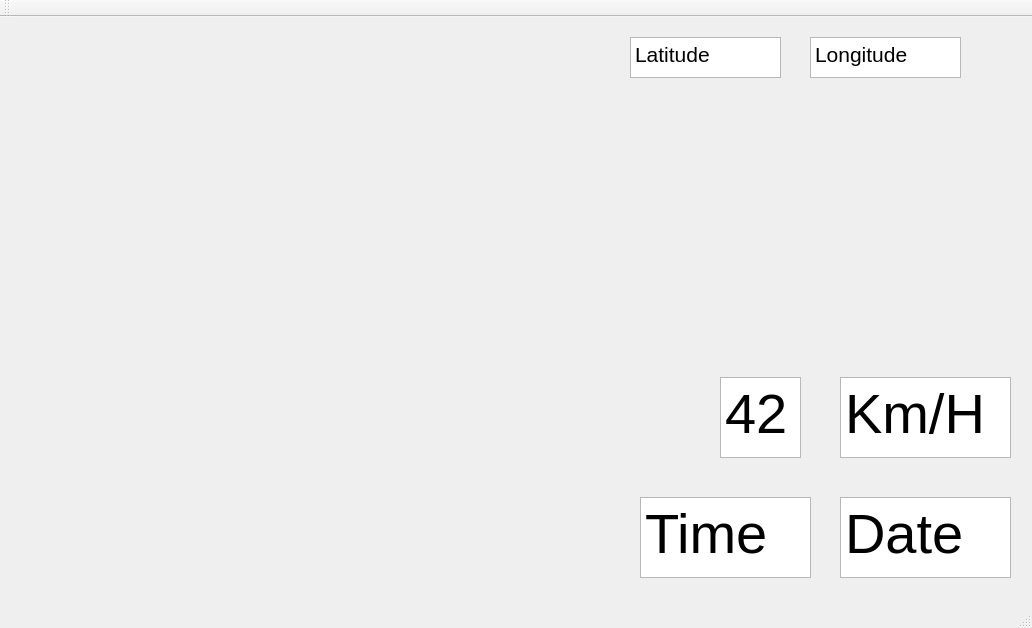
<?xml version="1.0" encoding="UTF-8"?>
<ui version="4.0">
 <class>MainWindow</class>
 <widget class="QMainWindow" name="MainWindow">
  <property name="geometry">
   <rect>
    <x>0</x>
    <y>0</y>
    <width>1032</width>
    <height>628</height>
   </rect>
  </property>
  <property name="windowTitle">
   <string>MainWindow</string>
  </property>
  <widget class="QWidget" name="centralWidget">
   <widget class="QLabel" name="background">
    <property name="geometry">
     <rect>
      <x>0</x>
      <y>0</y>
      <width>1031</width>
      <height>591</height>
     </rect>
    </property>
    <property name="autoFillBackground">
     <bool>false</bool>
    </property>
    <property name="text">
     <string/>
    </property>
    <property name="pixmap">
     <pixmap>index.jpeg</pixmap>
    </property>
    <property name="scaledContents">
     <bool>true</bool>
    </property>
   </widget>
   <widget class="QLabel" name="ir_camera">
    <property name="geometry">
     <rect>
      <x>0</x>
      <y>0</y>
      <width>291</width>
      <height>191</height>
     </rect>
    </property>
    <property name="text">
     <string/>
    </property>
    <property name="pixmap">
     <pixmap>4.png</pixmap>
    </property>
    <property name="scaledContents">
     <bool>true</bool>
    </property>
   </widget>
   <widget class="QLabel" name="rgb_camera">
    <property name="geometry">
     <rect>
      <x>300</x>
      <y>0</y>
      <width>291</width>
      <height>191</height>
     </rect>
    </property>
    <property name="text">
     <string/>
    </property>
    <property name="pixmap">
     <pixmap>3.png</pixmap>
    </property>
    <property name="scaledContents">
     <bool>true</bool>
    </property>
   </widget>
   <widget class="QLabel" name="camera_bacground">
    <property name="geometry">
     <rect>
      <x>0</x>
      <y>0</y>
      <width>601</width>
      <height>201</height>
     </rect>
    </property>
    <property name="text">
     <string/>
    </property>
    <property name="pixmap">
     <pixmap>abu-abu.jpg</pixmap>
    </property>
    <property name="scaledContents">
     <bool>false</bool>
    </property>
   </widget>
   <widget class="QLabel" name="label_2">
    <property name="geometry">
     <rect>
      <x>540</x>
      <y>540</y>
      <width>31</width>
      <height>21</height>
     </rect>
    </property>
    <property name="text">
     <string/>
    </property>
    <property name="pixmap">
     <pixmap>hijau.jpg</pixmap>
    </property>
   </widget>
   <widget class="QLabel" name="label_3">
    <property name="geometry">
     <rect>
      <x>550</x>
      <y>520</y>
      <width>31</width>
      <height>21</height>
     </rect>
    </property>
    <property name="text">
     <string/>
    </property>
    <property name="pixmap">
     <pixmap>hijau.jpg</pixmap>
    </property>
   </widget>
   <widget class="QLabel" name="label_4">
    <property name="geometry">
     <rect>
      <x>560</x>
      <y>500</y>
      <width>31</width>
      <height>21</height>
     </rect>
    </property>
    <property name="text">
     <string/>
    </property>
    <property name="pixmap">
     <pixmap>hijau.jpg</pixmap>
    </property>
   </widget>
   <widget class="QLabel" name="label_5">
    <property name="geometry">
     <rect>
      <x>570</x>
      <y>480</y>
      <width>31</width>
      <height>21</height>
     </rect>
    </property>
    <property name="text">
     <string/>
    </property>
    <property name="pixmap">
     <pixmap>hijau muda.png</pixmap>
    </property>
   </widget>
   <widget class="QLabel" name="label_6">
    <property name="geometry">
     <rect>
      <x>580</x>
      <y>460</y>
      <width>31</width>
      <height>21</height>
     </rect>
    </property>
    <property name="text">
     <string/>
    </property>
    <property name="pixmap">
     <pixmap>hijau muda.png</pixmap>
    </property>
   </widget>
   <widget class="QLabel" name="label_7">
    <property name="geometry">
     <rect>
      <x>590</x>
      <y>440</y>
      <width>31</width>
      <height>21</height>
     </rect>
    </property>
    <property name="text">
     <string/>
    </property>
    <property name="pixmap">
     <pixmap>hijau muda.png</pixmap>
    </property>
   </widget>
   <widget class="QLabel" name="label_8">
    <property name="geometry">
     <rect>
      <x>610</x>
      <y>420</y>
      <width>31</width>
      <height>21</height>
     </rect>
    </property>
    <property name="text">
     <string/>
    </property>
    <property name="pixmap">
     <pixmap>hijau muda.png</pixmap>
    </property>
   </widget>
   <widget class="QLabel" name="label_9">
    <property name="geometry">
     <rect>
      <x>620</x>
      <y>400</y>
      <width>31</width>
      <height>21</height>
     </rect>
    </property>
    <property name="text">
     <string/>
    </property>
    <property name="pixmap">
     <pixmap>kuning muda.png</pixmap>
    </property>
   </widget>
   <widget class="QLabel" name="label_10">
    <property name="geometry">
     <rect>
      <x>630</x>
      <y>380</y>
      <width>31</width>
      <height>21</height>
     </rect>
    </property>
    <property name="text">
     <string/>
    </property>
    <property name="pixmap">
     <pixmap>kuning muda.png</pixmap>
    </property>
   </widget>
   <widget class="QLabel" name="label_11">
    <property name="geometry">
     <rect>
      <x>640</x>
      <y>360</y>
      <width>31</width>
      <height>21</height>
     </rect>
    </property>
    <property name="text">
     <string/>
    </property>
    <property name="pixmap">
     <pixmap>kuning muda.png</pixmap>
    </property>
   </widget>
   <widget class="QLabel" name="label_12">
    <property name="geometry">
     <rect>
      <x>660</x>
      <y>340</y>
      <width>31</width>
      <height>21</height>
     </rect>
    </property>
    <property name="text">
     <string/>
    </property>
    <property name="pixmap">
     <pixmap>kuning muda.png</pixmap>
    </property>
   </widget>
   <widget class="QLabel" name="label_13">
    <property name="geometry">
     <rect>
      <x>680</x>
      <y>320</y>
      <width>31</width>
      <height>21</height>
     </rect>
    </property>
    <property name="text">
     <string/>
    </property>
    <property name="pixmap">
     <pixmap>kuning.jpg</pixmap>
    </property>
   </widget>
   <widget class="QLabel" name="label_14">
    <property name="geometry">
     <rect>
      <x>710</x>
      <y>310</y>
      <width>31</width>
      <height>21</height>
     </rect>
    </property>
    <property name="text">
     <string/>
    </property>
    <property name="pixmap">
     <pixmap>kuning.jpg</pixmap>
    </property>
   </widget>
   <widget class="QLabel" name="label_15">
    <property name="geometry">
     <rect>
      <x>740</x>
      <y>300</y>
      <width>31</width>
      <height>21</height>
     </rect>
    </property>
    <property name="text">
     <string/>
    </property>
    <property name="pixmap">
     <pixmap>kuning.jpg</pixmap>
    </property>
   </widget>
   <widget class="QLabel" name="label_16">
    <property name="geometry">
     <rect>
      <x>770</x>
      <y>290</y>
      <width>31</width>
      <height>21</height>
     </rect>
    </property>
    <property name="text">
     <string/>
    </property>
    <property name="pixmap">
     <pixmap>orange muda.png</pixmap>
    </property>
   </widget>
   <widget class="QLabel" name="label_17">
    <property name="geometry">
     <rect>
      <x>800</x>
      <y>280</y>
      <width>31</width>
      <height>21</height>
     </rect>
    </property>
    <property name="text">
     <string/>
    </property>
    <property name="pixmap">
     <pixmap>orange muda.png</pixmap>
    </property>
   </widget>
   <widget class="QLabel" name="label_18">
    <property name="geometry">
     <rect>
      <x>830</x>
      <y>280</y>
      <width>31</width>
      <height>21</height>
     </rect>
    </property>
    <property name="text">
     <string/>
    </property>
    <property name="pixmap">
     <pixmap>orange.png</pixmap>
    </property>
   </widget>
   <widget class="QLabel" name="label_19">
    <property name="geometry">
     <rect>
      <x>860</x>
      <y>280</y>
      <width>31</width>
      <height>21</height>
     </rect>
    </property>
    <property name="text">
     <string/>
    </property>
    <property name="pixmap">
     <pixmap>orange.png</pixmap>
    </property>
   </widget>
   <widget class="QLabel" name="label_20">
    <property name="geometry">
     <rect>
      <x>890</x>
      <y>280</y>
      <width>31</width>
      <height>21</height>
     </rect>
    </property>
    <property name="text">
     <string/>
    </property>
    <property name="pixmap">
     <pixmap>merahmuda.jpg</pixmap>
    </property>
   </widget>
   <widget class="QLabel" name="label_21">
    <property name="geometry">
     <rect>
      <x>920</x>
      <y>280</y>
      <width>31</width>
      <height>21</height>
     </rect>
    </property>
    <property name="text">
     <string/>
    </property>
    <property name="pixmap">
     <pixmap>merahmuda.jpg</pixmap>
    </property>
   </widget>
   <widget class="QLabel" name="label_22">
    <property name="geometry">
     <rect>
      <x>950</x>
      <y>280</y>
      <width>31</width>
      <height>21</height>
     </rect>
    </property>
    <property name="text">
     <string/>
    </property>
    <property name="pixmap">
     <pixmap>merah.jpg</pixmap>
    </property>
   </widget>
   <widget class="QLabel" name="label_23">
    <property name="geometry">
     <rect>
      <x>980</x>
      <y>280</y>
      <width>31</width>
      <height>21</height>
     </rect>
    </property>
    <property name="text">
     <string/>
    </property>
    <property name="pixmap">
     <pixmap>merah.jpg</pixmap>
    </property>
   </widget>
   <widget class="QLabel" name="label_24">
    <property name="geometry">
     <rect>
      <x>1010</x>
      <y>280</y>
      <width>31</width>
      <height>21</height>
     </rect>
    </property>
    <property name="text">
     <string/>
    </property>
    <property name="pixmap">
     <pixmap>merah.jpg</pixmap>
    </property>
   </widget>
   <widget class="QPlainTextEdit" name="plainTextEdit">
    <property name="geometry">
     <rect>
      <x>720</x>
      <y>360</y>
      <width>81</width>
      <height>81</height>
     </rect>
    </property>
    <property name="font">
     <font>
      <pointsize>42</pointsize>
     </font>
    </property>
    <property name="plainText">
     <string>42</string>
    </property>
    <property name="backgroundVisible">
     <bool>false</bool>
    </property>
   </widget>
   <widget class="QPlainTextEdit" name="plainTextEdit_2">
    <property name="geometry">
     <rect>
      <x>840</x>
      <y>360</y>
      <width>171</width>
      <height>81</height>
     </rect>
    </property>
    <property name="font">
     <font>
      <pointsize>42</pointsize>
     </font>
    </property>
    <property name="plainText">
     <string>Km/H</string>
    </property>
    <property name="backgroundVisible">
     <bool>false</bool>
    </property>
   </widget>
   <widget class="QLabel" name="label">
    <property name="geometry">
     <rect>
      <x>160</x>
      <y>330</y>
      <width>241</width>
      <height>131</height>
     </rect>
    </property>
    <property name="text">
     <string/>
    </property>
    <property name="pixmap">
     <pixmap>car.jpeg</pixmap>
    </property>
    <property name="scaledContents">
     <bool>true</bool>
    </property>
   </widget>
   <widget class="QLabel" name="label_25">
    <property name="geometry">
     <rect>
      <x>130</x>
      <y>270</y>
      <width>31</width>
      <height>21</height>
     </rect>
    </property>
    <property name="text">
     <string/>
    </property>
    <property name="pixmap">
     <pixmap>kuning muda.png</pixmap>
    </property>
   </widget>
   <widget class="QLabel" name="label_26">
    <property name="geometry">
     <rect>
      <x>170</x>
      <y>260</y>
      <width>31</width>
      <height>21</height>
     </rect>
    </property>
    <property name="text">
     <string/>
    </property>
    <property name="pixmap">
     <pixmap>kuning muda.png</pixmap>
    </property>
   </widget>
   <widget class="QLabel" name="label_27">
    <property name="geometry">
     <rect>
      <x>210</x>
      <y>260</y>
      <width>31</width>
      <height>21</height>
     </rect>
    </property>
    <property name="text">
     <string/>
    </property>
    <property name="pixmap">
     <pixmap>kuning muda.png</pixmap>
    </property>
   </widget>
   <widget class="QLabel" name="label_28">
    <property name="geometry">
     <rect>
      <x>110</x>
      <y>300</y>
      <width>31</width>
      <height>21</height>
     </rect>
    </property>
    <property name="text">
     <string/>
    </property>
    <property name="pixmap">
     <pixmap>kuning muda.png</pixmap>
    </property>
   </widget>
   <widget class="QLabel" name="label_29">
    <property name="geometry">
     <rect>
      <x>90</x>
      <y>330</y>
      <width>31</width>
      <height>21</height>
     </rect>
    </property>
    <property name="text">
     <string/>
    </property>
    <property name="pixmap">
     <pixmap>kuning muda.png</pixmap>
    </property>
   </widget>
   <widget class="QLabel" name="label_30">
    <property name="geometry">
     <rect>
      <x>70</x>
      <y>360</y>
      <width>31</width>
      <height>21</height>
     </rect>
    </property>
    <property name="text">
     <string/>
    </property>
    <property name="pixmap">
     <pixmap>kuning muda.png</pixmap>
    </property>
   </widget>
   <widget class="QLabel" name="label_31">
    <property name="geometry">
     <rect>
      <x>90</x>
      <y>390</y>
      <width>31</width>
      <height>21</height>
     </rect>
    </property>
    <property name="text">
     <string/>
    </property>
    <property name="pixmap">
     <pixmap>kuning muda.png</pixmap>
    </property>
   </widget>
   <widget class="QLabel" name="label_32">
    <property name="geometry">
     <rect>
      <x>110</x>
      <y>420</y>
      <width>31</width>
      <height>21</height>
     </rect>
    </property>
    <property name="text">
     <string/>
    </property>
    <property name="pixmap">
     <pixmap>kuning muda.png</pixmap>
    </property>
   </widget>
   <widget class="QLabel" name="label_33">
    <property name="geometry">
     <rect>
      <x>120</x>
      <y>450</y>
      <width>31</width>
      <height>21</height>
     </rect>
    </property>
    <property name="text">
     <string/>
    </property>
    <property name="pixmap">
     <pixmap>kuning muda.png</pixmap>
    </property>
   </widget>
   <widget class="QLabel" name="label_34">
    <property name="geometry">
     <rect>
      <x>150</x>
      <y>480</y>
      <width>31</width>
      <height>21</height>
     </rect>
    </property>
    <property name="text">
     <string/>
    </property>
    <property name="pixmap">
     <pixmap>kuning muda.png</pixmap>
    </property>
   </widget>
   <widget class="QLabel" name="label_35">
    <property name="geometry">
     <rect>
      <x>180</x>
      <y>510</y>
      <width>31</width>
      <height>21</height>
     </rect>
    </property>
    <property name="text">
     <string/>
    </property>
    <property name="pixmap">
     <pixmap>kuning muda.png</pixmap>
    </property>
   </widget>
   <widget class="QLabel" name="label_36">
    <property name="geometry">
     <rect>
      <x>220</x>
      <y>520</y>
      <width>31</width>
      <height>21</height>
     </rect>
    </property>
    <property name="text">
     <string/>
    </property>
    <property name="pixmap">
     <pixmap>kuning muda.png</pixmap>
    </property>
   </widget>
   <widget class="QLabel" name="label_37">
    <property name="geometry">
     <rect>
      <x>270</x>
      <y>520</y>
      <width>31</width>
      <height>21</height>
     </rect>
    </property>
    <property name="text">
     <string/>
    </property>
    <property name="pixmap">
     <pixmap>kuning muda.png</pixmap>
    </property>
   </widget>
   <widget class="QLabel" name="label_38">
    <property name="geometry">
     <rect>
      <x>310</x>
      <y>520</y>
      <width>31</width>
      <height>21</height>
     </rect>
    </property>
    <property name="text">
     <string/>
    </property>
    <property name="pixmap">
     <pixmap>kuning muda.png</pixmap>
    </property>
   </widget>
   <widget class="QLabel" name="label_39">
    <property name="geometry">
     <rect>
      <x>360</x>
      <y>510</y>
      <width>31</width>
      <height>21</height>
     </rect>
    </property>
    <property name="text">
     <string/>
    </property>
    <property name="pixmap">
     <pixmap>kuning muda.png</pixmap>
    </property>
   </widget>
   <widget class="QLabel" name="label_40">
    <property name="geometry">
     <rect>
      <x>400</x>
      <y>500</y>
      <width>31</width>
      <height>21</height>
     </rect>
    </property>
    <property name="text">
     <string/>
    </property>
    <property name="pixmap">
     <pixmap>kuning muda.png</pixmap>
    </property>
   </widget>
   <widget class="QLabel" name="label_41">
    <property name="geometry">
     <rect>
      <x>430</x>
      <y>470</y>
      <width>31</width>
      <height>21</height>
     </rect>
    </property>
    <property name="text">
     <string/>
    </property>
    <property name="pixmap">
     <pixmap>kuning muda.png</pixmap>
    </property>
   </widget>
   <widget class="QLabel" name="label_42">
    <property name="geometry">
     <rect>
      <x>450</x>
      <y>440</y>
      <width>31</width>
      <height>21</height>
     </rect>
    </property>
    <property name="text">
     <string/>
    </property>
    <property name="pixmap">
     <pixmap>kuning muda.png</pixmap>
    </property>
   </widget>
   <widget class="QLabel" name="label_43">
    <property name="geometry">
     <rect>
      <x>460</x>
      <y>410</y>
      <width>31</width>
      <height>21</height>
     </rect>
    </property>
    <property name="text">
     <string/>
    </property>
    <property name="pixmap">
     <pixmap>kuning muda.png</pixmap>
    </property>
   </widget>
   <widget class="QLabel" name="label_44">
    <property name="geometry">
     <rect>
      <x>460</x>
      <y>380</y>
      <width>31</width>
      <height>21</height>
     </rect>
    </property>
    <property name="text">
     <string/>
    </property>
    <property name="pixmap">
     <pixmap>kuning muda.png</pixmap>
    </property>
   </widget>
   <widget class="QLabel" name="label_45">
    <property name="geometry">
     <rect>
      <x>450</x>
      <y>340</y>
      <width>31</width>
      <height>21</height>
     </rect>
    </property>
    <property name="text">
     <string/>
    </property>
    <property name="pixmap">
     <pixmap>kuning muda.png</pixmap>
    </property>
   </widget>
   <widget class="QLabel" name="label_46">
    <property name="geometry">
     <rect>
      <x>440</x>
      <y>310</y>
      <width>31</width>
      <height>21</height>
     </rect>
    </property>
    <property name="text">
     <string/>
    </property>
    <property name="pixmap">
     <pixmap>kuning muda.png</pixmap>
    </property>
   </widget>
   <widget class="QLabel" name="label_47">
    <property name="geometry">
     <rect>
      <x>420</x>
      <y>280</y>
      <width>31</width>
      <height>21</height>
     </rect>
    </property>
    <property name="text">
     <string/>
    </property>
    <property name="pixmap">
     <pixmap>kuning muda.png</pixmap>
    </property>
   </widget>
   <widget class="QLabel" name="label_48">
    <property name="geometry">
     <rect>
      <x>380</x>
      <y>260</y>
      <width>31</width>
      <height>21</height>
     </rect>
    </property>
    <property name="text">
     <string/>
    </property>
    <property name="pixmap">
     <pixmap>kuning muda.png</pixmap>
    </property>
   </widget>
   <widget class="QLabel" name="label_49">
    <property name="geometry">
     <rect>
      <x>330</x>
      <y>260</y>
      <width>31</width>
      <height>21</height>
     </rect>
    </property>
    <property name="text">
     <string/>
    </property>
    <property name="pixmap">
     <pixmap>kuning muda.png</pixmap>
    </property>
   </widget>
   <widget class="QLabel" name="label_50">
    <property name="geometry">
     <rect>
      <x>270</x>
      <y>260</y>
      <width>31</width>
      <height>21</height>
     </rect>
    </property>
    <property name="text">
     <string/>
    </property>
    <property name="pixmap">
     <pixmap>kuning muda.png</pixmap>
    </property>
   </widget>
   <widget class="QPlainTextEdit" name="plainTextEdit_3">
    <property name="geometry">
     <rect>
      <x>630</x>
      <y>20</y>
      <width>151</width>
      <height>41</height>
     </rect>
    </property>
    <property name="font">
     <font>
      <pointsize>16</pointsize>
     </font>
    </property>
    <property name="plainText">
     <string>Latitude</string>
    </property>
    <property name="backgroundVisible">
     <bool>false</bool>
    </property>
   </widget>
   <widget class="QPlainTextEdit" name="plainTextEdit_4">
    <property name="geometry">
     <rect>
      <x>810</x>
      <y>20</y>
      <width>151</width>
      <height>41</height>
     </rect>
    </property>
    <property name="font">
     <font>
      <pointsize>16</pointsize>
     </font>
    </property>
    <property name="plainText">
     <string>Longitude</string>
    </property>
    <property name="backgroundVisible">
     <bool>false</bool>
    </property>
   </widget>
   <widget class="QLabel" name="label_51">
    <property name="geometry">
     <rect>
      <x>700</x>
      <y>90</y>
      <width>241</width>
      <height>131</height>
     </rect>
    </property>
    <property name="text">
     <string/>
    </property>
    <property name="pixmap">
     <pixmap>com.jpeg</pixmap>
    </property>
    <property name="scaledContents">
     <bool>true</bool>
    </property>
   </widget>
   <widget class="QPlainTextEdit" name="plainTextEdit_5">
    <property name="geometry">
     <rect>
      <x>840</x>
      <y>480</y>
      <width>171</width>
      <height>81</height>
     </rect>
    </property>
    <property name="font">
     <font>
      <pointsize>42</pointsize>
     </font>
    </property>
    <property name="plainText">
     <string>Date</string>
    </property>
    <property name="backgroundVisible">
     <bool>false</bool>
    </property>
   </widget>
   <widget class="QPlainTextEdit" name="plainTextEdit_6">
    <property name="geometry">
     <rect>
      <x>640</x>
      <y>480</y>
      <width>171</width>
      <height>81</height>
     </rect>
    </property>
    <property name="font">
     <font>
      <pointsize>42</pointsize>
     </font>
    </property>
    <property name="plainText">
     <string>Time</string>
    </property>
    <property name="backgroundVisible">
     <bool>false</bool>
    </property>
   </widget>
   <zorder>background</zorder>
   <zorder>camera_bacground</zorder>
   <zorder>ir_camera</zorder>
   <zorder>rgb_camera</zorder>
   <zorder>label_2</zorder>
   <zorder>label_3</zorder>
   <zorder>label_4</zorder>
   <zorder>label_5</zorder>
   <zorder>label_6</zorder>
   <zorder>label_7</zorder>
   <zorder>label_8</zorder>
   <zorder>label_9</zorder>
   <zorder>label_10</zorder>
   <zorder>label_11</zorder>
   <zorder>label_12</zorder>
   <zorder>label_13</zorder>
   <zorder>label_14</zorder>
   <zorder>label_15</zorder>
   <zorder>label_16</zorder>
   <zorder>label_17</zorder>
   <zorder>label_18</zorder>
   <zorder>label_19</zorder>
   <zorder>label_20</zorder>
   <zorder>label_21</zorder>
   <zorder>label_22</zorder>
   <zorder>label_23</zorder>
   <zorder>label_24</zorder>
   <zorder>plainTextEdit</zorder>
   <zorder>plainTextEdit_2</zorder>
   <zorder>label</zorder>
   <zorder>label_25</zorder>
   <zorder>label_26</zorder>
   <zorder>label_27</zorder>
   <zorder>label_28</zorder>
   <zorder>label_29</zorder>
   <zorder>label_30</zorder>
   <zorder>label_31</zorder>
   <zorder>label_32</zorder>
   <zorder>label_33</zorder>
   <zorder>label_34</zorder>
   <zorder>label_35</zorder>
   <zorder>label_36</zorder>
   <zorder>label_37</zorder>
   <zorder>label_38</zorder>
   <zorder>label_39</zorder>
   <zorder>label_40</zorder>
   <zorder>label_41</zorder>
   <zorder>label_42</zorder>
   <zorder>label_43</zorder>
   <zorder>label_44</zorder>
   <zorder>label_45</zorder>
   <zorder>label_46</zorder>
   <zorder>label_47</zorder>
   <zorder>label_48</zorder>
   <zorder>label_49</zorder>
   <zorder>label_50</zorder>
   <zorder>plainTextEdit_3</zorder>
   <zorder>plainTextEdit_4</zorder>
   <zorder>label_51</zorder>
   <zorder>plainTextEdit_5</zorder>
   <zorder>plainTextEdit_6</zorder>
  </widget>
  <widget class="QMenuBar" name="menuBar">
   <property name="geometry">
    <rect>
     <x>0</x>
     <y>0</y>
     <width>1032</width>
     <height>22</height>
    </rect>
   </property>
  </widget>
  <widget class="QToolBar" name="mainToolBar">
   <attribute name="toolBarArea">
    <enum>TopToolBarArea</enum>
   </attribute>
   <attribute name="toolBarBreak">
    <bool>false</bool>
   </attribute>
  </widget>
  <widget class="QStatusBar" name="statusBar"/>
 </widget>
 <layoutdefault spacing="6" margin="11"/>
 <resources/>
 <connections/>
</ui>
